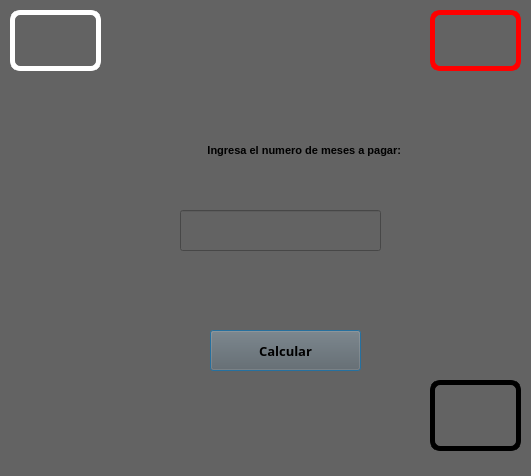
<?xml version="1.0" encoding="UTF-8"?>
<ui version="4.0">
 <class>Dialog</class>
 <widget class="QDialog" name="Dialog">
  <property name="geometry">
   <rect>
    <x>0</x>
    <y>0</y>
    <width>531</width>
    <height>476</height>
   </rect>
  </property>
  <property name="windowTitle">
   <string>Dialog</string>
  </property>
  <property name="styleSheet">
   <string notr="true">background-color: rgb(99, 99, 99);</string>
  </property>
  <widget class="QLabel" name="label_4">
   <property name="geometry">
    <rect>
     <x>430</x>
     <y>10</y>
     <width>91</width>
     <height>61</height>
    </rect>
   </property>
   <property name="styleSheet">
    <string notr="true">border: 5px solid red;
border-radius: 10px;</string>
   </property>
   <property name="text">
    <string/>
   </property>
   <property name="pixmap">
    <pixmap resource="../../recursos.qrc">:/Logos/Imagenes/logo fians.jpg</pixmap>
   </property>
   <property name="scaledContents">
    <bool>true</bool>
   </property>
  </widget>
  <widget class="QLabel" name="label_5">
   <property name="geometry">
    <rect>
     <x>430</x>
     <y>380</y>
     <width>91</width>
     <height>71</height>
    </rect>
   </property>
   <property name="styleSheet">
    <string notr="true">border: 5px solid black;
border-radius: 10px;</string>
   </property>
   <property name="text">
    <string/>
   </property>
   <property name="pixmap">
    <pixmap resource="../../recursos.qrc">:/Logos/Imagenes/equipo.jpeg</pixmap>
   </property>
   <property name="scaledContents">
    <bool>true</bool>
   </property>
  </widget>
  <widget class="QLabel" name="label_3">
   <property name="geometry">
    <rect>
     <x>10</x>
     <y>10</y>
     <width>91</width>
     <height>61</height>
    </rect>
   </property>
   <property name="styleSheet">
    <string notr="true">border: 5px solid white;
border-radius: 10px;</string>
   </property>
   <property name="text">
    <string/>
   </property>
   <property name="pixmap">
    <pixmap resource="../../recursos.qrc">:/Logos/Imagenes/logo uat.jpg</pixmap>
   </property>
   <property name="scaledContents">
    <bool>true</bool>
   </property>
  </widget>
  <widget class="QPushButton" name="btn_Calcular">
   <property name="geometry">
    <rect>
     <x>210</x>
     <y>330</y>
     <width>151</width>
     <height>41</height>
    </rect>
   </property>
   <property name="font">
    <font>
     <family>Rockwell Extra Bold</family>
     <pointsize>10</pointsize>
     <weight>75</weight>
     <bold>true</bold>
    </font>
   </property>
   <property name="text">
    <string>Calcular</string>
   </property>
  </widget>
  <widget class="QLineEdit" name="txt_meses">
   <property name="geometry">
    <rect>
     <x>180</x>
     <y>210</y>
     <width>201</width>
     <height>41</height>
    </rect>
   </property>
   <property name="font">
    <font>
     <family>Rockwell Extra Bold</family>
     <pointsize>10</pointsize>
     <weight>75</weight>
     <bold>true</bold>
    </font>
   </property>
  </widget>
  <widget class="QLabel" name="label_2">
   <property name="geometry">
    <rect>
     <x>-40</x>
     <y>130</y>
     <width>441</width>
     <height>41</height>
    </rect>
   </property>
   <property name="font">
    <font>
     <pointsize>8</pointsize>
     <weight>75</weight>
     <bold>true</bold>
    </font>
   </property>
   <property name="text">
    <string>Ingresa el numero de meses a pagar:</string>
   </property>
   <property name="alignment">
    <set>Qt::AlignRight|Qt::AlignTrailing|Qt::AlignVCenter</set>
   </property>
  </widget>
 </widget>
 <resources>
  <include location="../../recursos.qrc"/>
 </resources>
 <connections/>
</ui>
